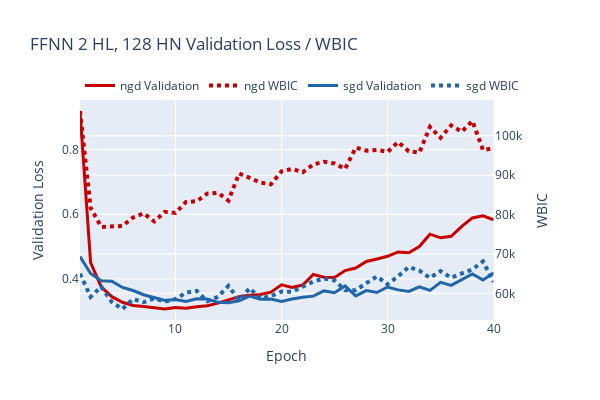

Write notebook code for a chart like this one.
### Code cell
# Visualise generalisation loss vs. testing loss for each model

val_wbic_figs = {}
for title in models.keys():
    val_wbic_fig = make_subplots(specs=[[{"secondary_y" : True}]])
    color_index = 0
    for optim in optimizers:
        color = color_cycle[color_index % len(color_cycle)]
        color_index += 1
        val_wbic_fig.add_trace(go.Scatter(
            x=epochs,
            y=val_losses[title][optim][1:],
            mode="lines",
            name=f"{optim} Validation",
            line=dict(color=color, width=3),
            marker=dict(size=8, symbol="x")
        ),secondary_y=False)
        val_wbic_fig.add_trace(go.Scatter(
            x=epochs,
            y=wbic_estimates[title][optim][1:],
            mode="lines",
            name=f"{optim} WBIC",
            line=dict(color=color, dash="dot", width=4),
            marker=dict(size=8, symbol="x")
        ),secondary_y=True)
    val_wbic_fig.update_layout(
        title=f"{title} Validation Loss / WBIC",
        xaxis_title="Epoch",
        xaxis=dict(
            tickmode='linear',
            tick0=0,
            dtick=10,
        ),
        yaxis_type="linear",
        width=600,
        height=400,
        legend=dict(
            x=0,
            y=1,
            xanchor='left',
            yanchor='bottom',
            orientation='h',
        ),
    )
    val_wbic_fig.update_yaxes(title="Validation Loss", secondary_y=False)
    val_wbic_fig.update_yaxes(title="WBIC", secondary_y=True)
    val_wbic_figs[title] = val_wbic_fig
    val_wbic_fig.show()

### Figure 1 — Plotly figure (JSON) as saved in the notebook; plotly's stock layout.template omitted (floating-point values rounded to 4 significant figures)
{"data": [{"line": {"color": "rgb(200, 0, 0)", "width": 3}, "marker": {"size": 8, "symbol": "x"}, "mode": "lines", "name": "ngd Validation", "type": "scatter", "x": [1, 2, 3, 4, 5, 6, 7, 8, 9, 10, 11, 12, 13, 14, 15, 16, 17, 18, 19, 20, 21, 22, 23, 24, 25, 26, 27, 28, 29, 30, 31, 32, 33, 34, 35, 36, 37, 38, 39, 40], "xaxis": "x", "y": [0.92, 0.4501, 0.3752, 0.3448, 0.3273, 0.3174, 0.3139, 0.3093, 0.3065, 0.311, 0.3088, 0.3136, 0.3164, 0.3248, 0.3356, 0.3447, 0.3495, 0.3516, 0.3588, 0.3814, 0.3734, 0.3807, 0.4135, 0.4047, 0.4042, 0.4255, 0.4335, 0.4537, 0.4616, 0.4699, 0.4834, 0.4807, 0.4999, 0.5383, 0.527, 0.5316, 0.5626, 0.5887, 0.5951, 0.5831], "yaxis": "y"}, {"line": {"color": "rgb(200, 0, 0)", "dash": "dot", "width": 4}, "marker": {"size": 8, "symbol": "x"}, "mode": "lines", "name": "ngd WBIC", "type": "scatter", "x": [1, 2, 3, 4, 5, 6, 7, 8, 9, 10, 11, 12, 13, 14, 15, 16, 17, 18, 19, 20, 21, 22, 23, 24, 25, 26, 27, 28, 29, 30, 31, 32, 33, 34, 35, 36, 37, 38, 39, 40], "xaxis": "x", "y": [106300.0, 81700.0, 76850.0, 77050.0, 77090.0, 79250.0, 80300.0, 78240.0, 80670.0, 80390.0, 83180.0, 83370.0, 85310.0, 85520.0, 83530.0, 90440.0, 89350.0, 88130.0, 87650.0, 90960.0, 91570.0, 90730.0, 92710.0, 93410.0, 92940.0, 91600.0, 96980.0, 96220.0, 96400.0, 95890.0, 98420.0, 96050.0, 95760.0, 102300.0, 99450.0, 102600.0, 101026, 103800.0, 96350.0, 96860.0], "yaxis": "y2"}, {"line": {"color": "rgb(32, 102, 168)", "width": 3}, "marker": {"size": 8, "symbol": "x"}, "mode": "lines", "name": "sgd Validation", "type": "scatter", "x": [1, 2, 3, 4, 5, 6, 7, 8, 9, 10, 11, 12, 13, 14, 15, 16, 17, 18, 19, 20, 21, 22, 23, 24, 25, 26, 27, 28, 29, 30, 31, 32, 33, 34, 35, 36, 37, 38, 39, 40], "xaxis": "x", "y": [0.4689, 0.4164, 0.394, 0.3928, 0.3733, 0.3638, 0.3508, 0.3409, 0.3329, 0.3361, 0.3296, 0.3384, 0.3373, 0.3272, 0.326, 0.332, 0.3467, 0.3366, 0.3374, 0.3297, 0.3375, 0.3426, 0.3464, 0.3625, 0.3569, 0.3782, 0.3472, 0.3634, 0.3576, 0.3747, 0.3658, 0.3611, 0.3753, 0.3642, 0.3893, 0.3797, 0.3983, 0.415, 0.3962, 0.4184], "yaxis": "y"}, {"line": {"color": "rgb(32, 102, 168)", "dash": "dot", "width": 4}, "marker": {"size": 8, "symbol": "x"}, "mode": "lines", "name": "sgd WBIC", "type": "scatter", "x": [1, 2, 3, 4, 5, 6, 7, 8, 9, 10, 11, 12, 13, 14, 15, 16, 17, 18, 19, 20, 21, 22, 23, 24, 25, 26, 27, 28, 29, 30, 31, 32, 33, 34, 35, 36, 37, 38, 39, 40], "xaxis": "x", "y": [64990.0, 59100.0, 61690.0, 57790.0, 56020.0, 58550.0, 57740.0, 58720.0, 57910.0, 58530.0, 60180.0, 60620.0, 58010.0, 59110.0, 61870.0, 58200.0, 61310.0, 58700.0, 59280.0, 60450.0, 60400.0, 61630.0, 62980.0, 63750.0, 63270.0, 60770.0, 60780.0, 62570.0, 64270.0, 62290.0, 64340.0, 66710.0, 65750.0, 63940.0, 65650.0, 63970.0, 65080.0, 66080.0, 68080.0, 62910.0], "yaxis": "y2"}], "layout": {"height": 400, "legend": {"orientation": "h", "x": 0, "xanchor": "left", "y": 1, "yanchor": "bottom"}, "title": {"text": "FFNN 2 HL, 128 HN Validation Loss / WBIC"}, "width": 600, "xaxis": {"anchor": "y", "domain": [0, 0.94], "dtick": 10, "tick0": 0, "tickmode": "linear", "title": {"text": "Epoch"}}, "yaxis": {"anchor": "x", "domain": [0, 1], "title": {"text": "Validation Loss"}, "type": "linear"}, "yaxis2": {"anchor": "x", "overlaying": "y", "side": "right", "title": {"text": "WBIC"}}}}
